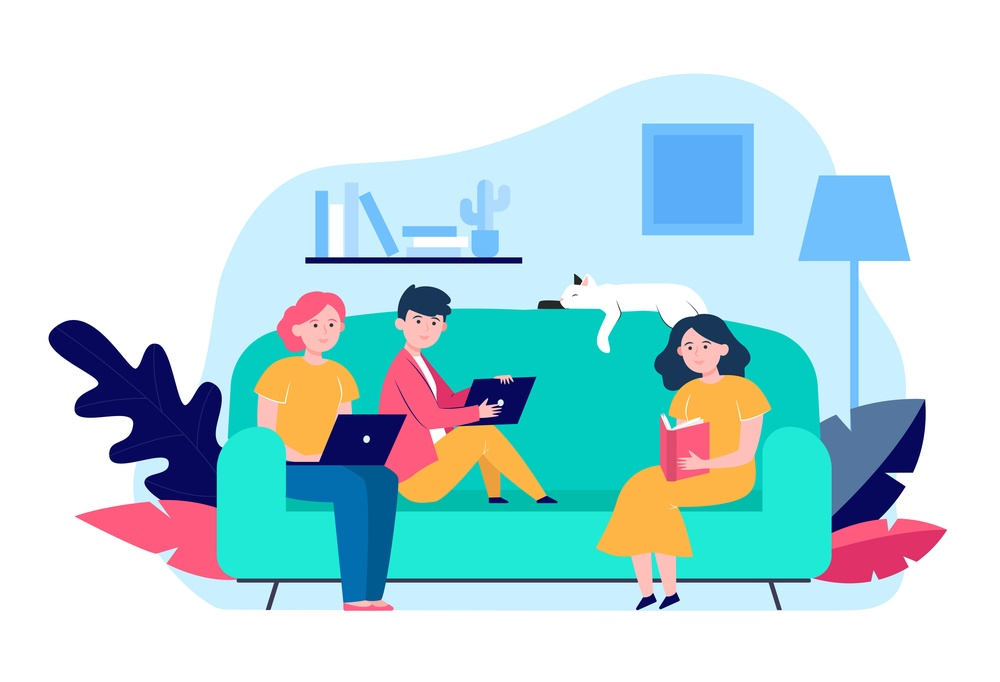
#> input picture Regiones de interés (keypoints)/imagen.jpg, 1000 x 682 px, shrunk from 7330 x 5000 before the run
$ python Features_From_Accelerated_Segment_Test.py
#> lines starting #> are read from the running program, lines starting #| are printed output that depends on the picture
import cv2

# Cargar la imagen
image = cv2.imread('imagen.jpg')
#> image is the input picture: shape (682, 1000, 3); mean B, G, R 224.7, 220, 190.1
gray = cv2.cvtColor(image, cv2.COLOR_BGR2GRAY)
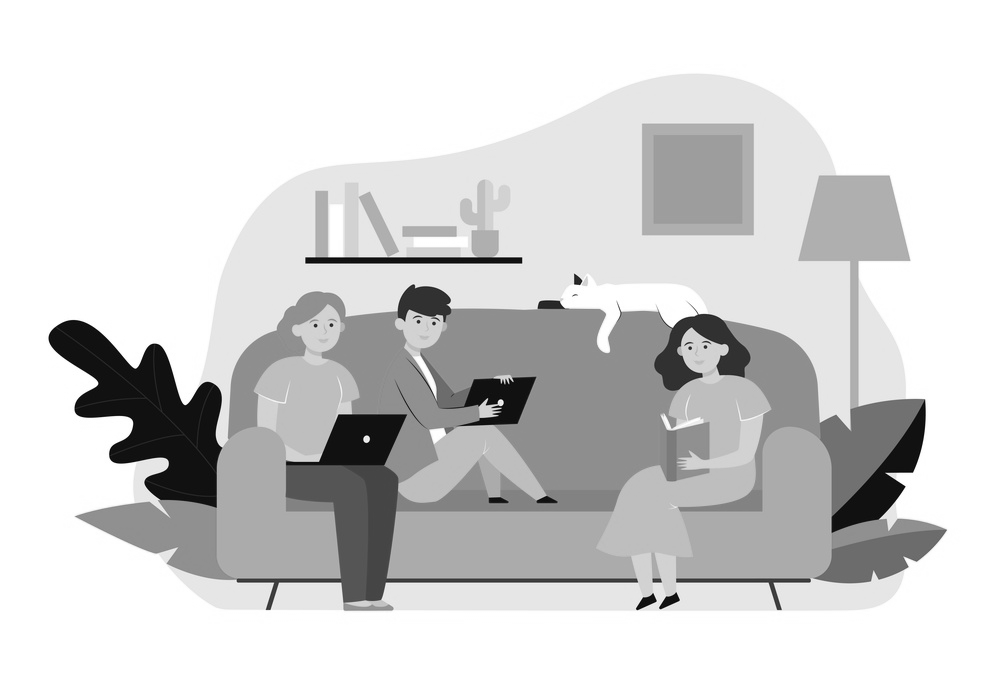
#> gray: shape (682, 1000); min 6, max 255, mean 211.6

# Inicializar el detector FAST
fast = cv2.FastFeatureDetector_create()

# Detectar puntos clave FAST
keypoints = fast.detect(gray, None)
#> keypoints = 891 keypoints; strongest (x, y, size): (904, 486, 7), (97, 384, 7), (185, 404, 7), (136, 367, 7)

# Dibujar puntos clave en la imagen
image_with_keypoints = cv2.drawKeypoints(image, keypoints, None)
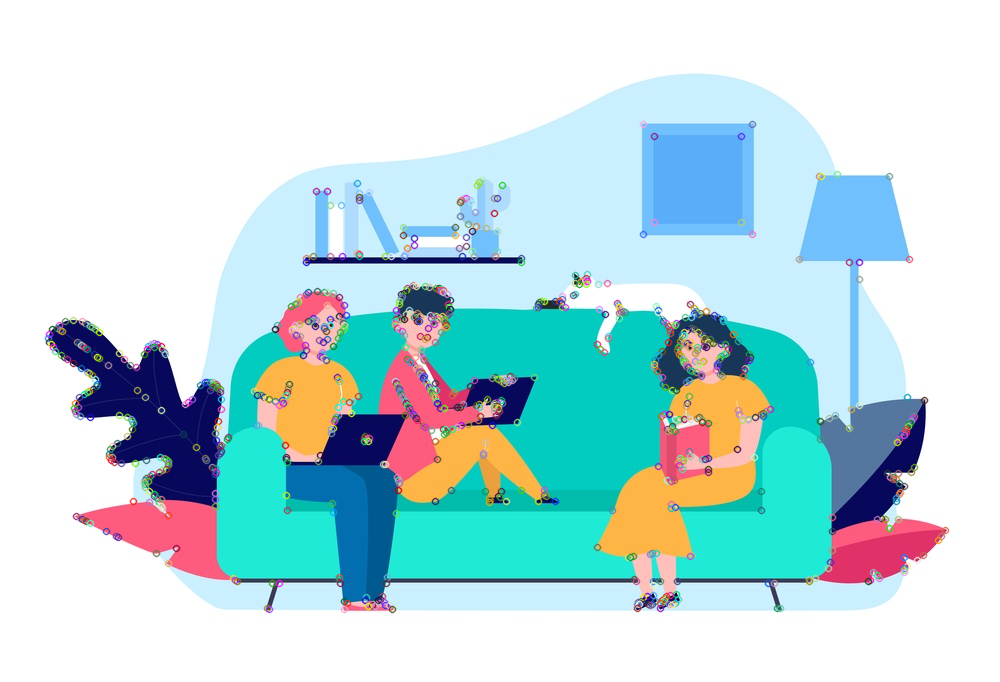
#> image_with_keypoints: shape (682, 1000, 3); mean B, G, R 223.7, 219.5, 189.6

# Mostrar la imagen con puntos clave
cv2.imshow('FAST Keypoints', image_with_keypoints)
cv2.waitKey(0)
cv2.destroyAllWindows()
